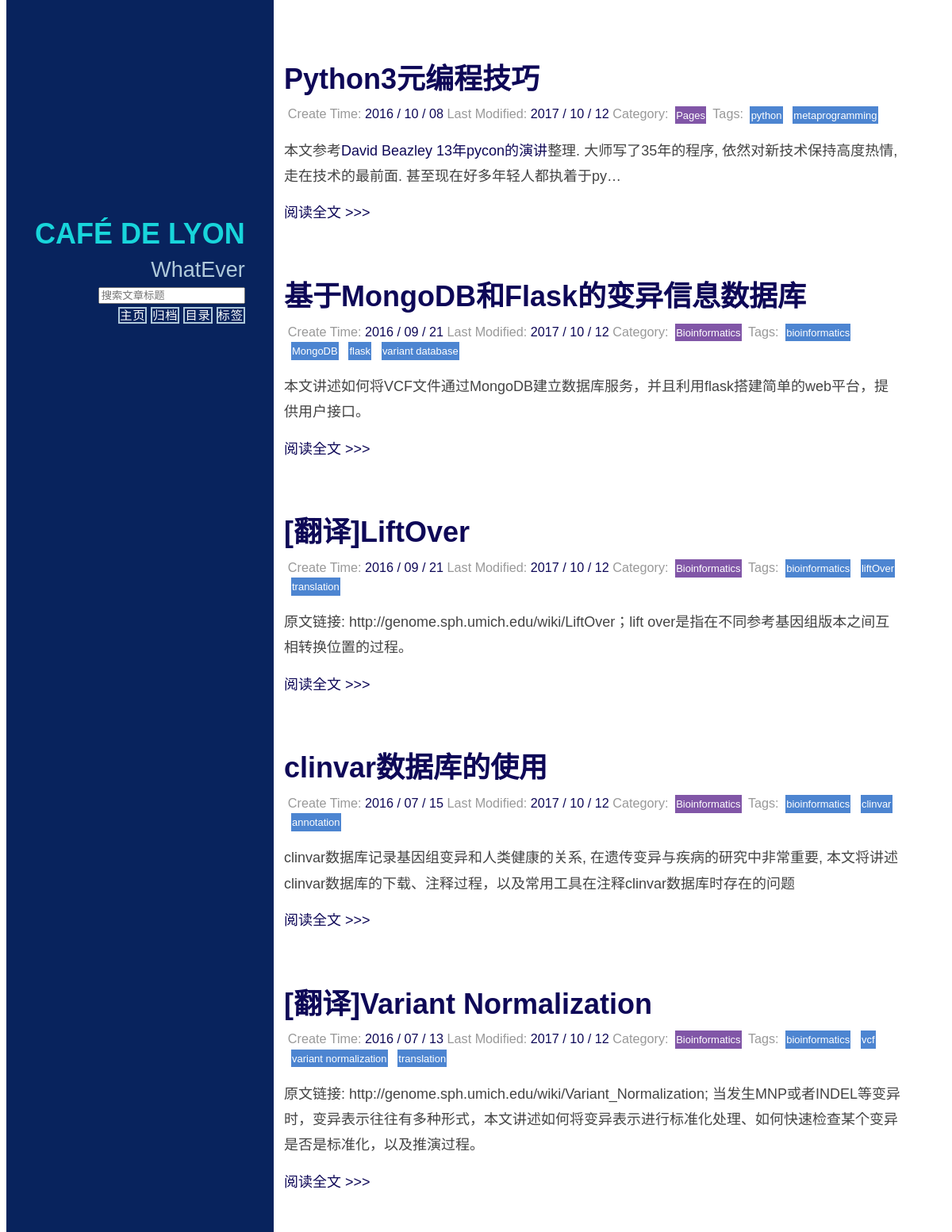
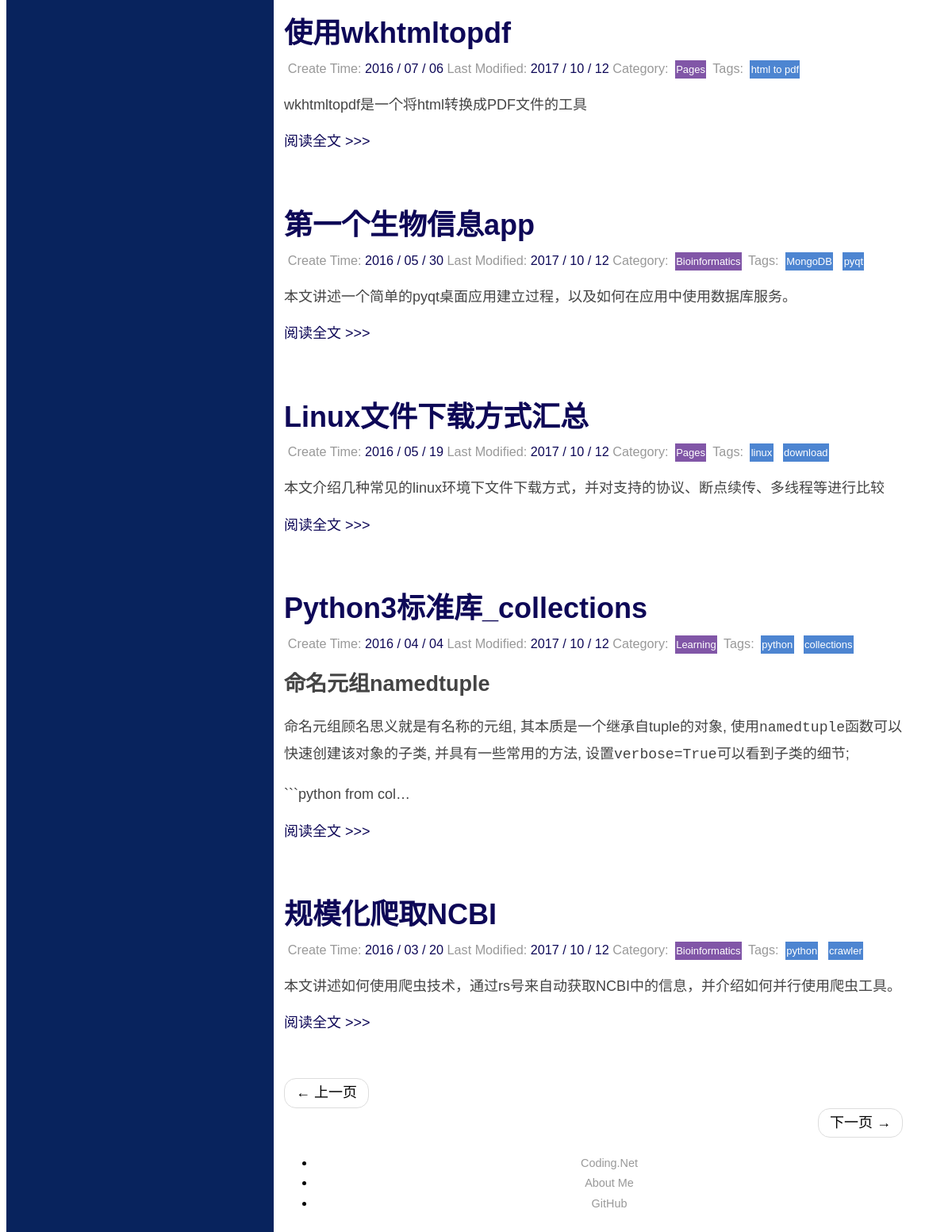
Screenshot of /?page=2 with the database file from the repository (2 pictures, top to bottom).
### blog1/models.py (models this page shows, shortened)
class Article(models.Model):
    title = models.CharField(max_length=70)
    content = models.TextField(blank=None, null=True)
    created_time = models.DateTimeField()
    modified_time = models.DateTimeField()
    abstract = models.TextField(blank=True, null=True)
    category = models.ForeignKey(Category)
    tags = models.ManyToManyField(Tag, blank=True)
    author = models.ForeignKey(User, blank=None, null=True)
    count_read = models.IntegerField(default=0)
    count_comment = models.IntegerField(default=0)
    class Meta:
        ordering = ['-created_time']

class Category(models.Model):
    name = models.CharField(max_length=100)
    def __str__(self):
        return self.name

class Tag(models.Model):
    name = models.CharField(max_length=100)
    def __str__(self):
        return self.name

### blog1/views.py (the view)
# urls.py: url(r'^$', views.home, name='home'),
def home(request):
    posts = Article.objects.all()
    paginator = Paginator(posts, 10)
    page = request.GET.get('page')
    try:
        post_list = paginator.page(page)
    except PageNotAnInteger:
        post_list = paginator.page(1)
    except EmptyPage:
        post_list = paginator.page(paginator.num_pages)
    return render(request, 'home.html', {'post_list': post_list})

### blog1/templatetags/custom_markdown.py (called while the page is built)
@register.filter(is_safe=True)  # 注册template filter
@stringfilter  # 希望字符串作为参数
def custom_markdown(value):
    return mark_safe(markdown.markdown(value,
                                       extensions=['markdown.extensions.fenced_code',
                                                   'markdown.extensions.codehilite'],
                                       safe_mode=True,
                                       enable_attributes=False))

### templates/home.html
{% extends "base.html" %}
{% load custom_markdown %}
{% block content %}
    <div class="posts">
        {% for post in post_list %}
            <section class="post">
                {% include 'post_header_simple.html' %}
                {% include 'post_abstract.html' %}
            </section>
        {% endfor %}
        {% include 'post_page.html' %}
    </div>
{% endblock %}

### templates/post_header_simple.html
<header class="post-header">
    <h2 class="post-title"><a href="{% url "detail" post_id=post.id %}">{{ post.title }}</a></h2>
    <p class="post-meta">
        Create Time: <a class="post-author" href="#">{{ post.created_time |date:"Y / m / d" }}</a>
        Last Modified: <a class="post-author" href="#">{{ post.modified_time |date:"Y / m / d" }}</a>
        Category: <a class="post-category post-category-yui"
                     href="{% url 'search_category' category_id=post.category.id %}">{{ post.category }}</a>
        Tags:
        {% for tag in post.tags.all %}
            <a class="post-category post-category-pure"
               href="{% url 'search_tag' tag_id=tag.id %}">{{ tag }}</a>
        {% endfor %}
    </p>
</header>

### templates/post_abstract.html
{% load custom_markdown %}
<div class="post-description">
    {% if post.abstract %}
        <p>
            {{ post.abstract | custom_markdown }}
        </p>
    {% else %}
        <p>
            {{ post.content | truncatechars:150 | custom_markdown }}
        </p>
    {% endif %}
</div>
<a class="pure-button" href="{% url "detail" post_id=post.id %}">阅读全文 >>> </a>

### static/css/blog.css (style rules this page uses)
* { -webkit-box-sizing: border-box; -moz-box-sizing: border-box; box-sizing: border-box; }
body { font-family: Arial, "Microsoft YaHei New", "Microsoft Yahei", "微软雅黑", "宋体", "SimSun", "STXihei", "华文细黑", sans-serif, Helvetica, Arial, Sans-Serif; font-size: 18px; line-height: 1.428; }
a { text-decoration: none; color: rgb(14, 8, 87); }
.post { padding-bottom: 2em; }
.post-title { font-size: 2em; color: #222; margin-bottom: 0.2em; }
.post-description { font-family: inherit; color: #444; line-height: 1.8em; }
.post-meta { color: #999; font-size: 90%; margin: 0.3em; }
.post-category { margin: 0.3em 0.3em; padding: 0.3em 0.1em; color: #fff; background: #999; font-size: 80%; }
.post-category-pure { background: #4d85d1; }
.post-category-yui { background: #8156a7; }

### rows the page displays
Article: title "Python3元编程技巧", created_time "2016 / 10 / 08", modified_time "2017 / 10 / 12", category "Pages", content|custom_markdown "本文参考 David Beazley 13年pycon的演讲 整理. 大师写了35年的程序, 依然对新技术保持高度热情, 走在技术的最前面. 甚至现在好多年轻人都执着于py…"
Tag: name "python"
Tag: name "metaprogramming"
Article: title "基于MongoDB和Flask的变异信息数据库", created_time "2016 / 09 / 21", modified_time "2017 / 10 / 12", category "Bioinformatics", abstract|custom_markdown "本文讲述如何将VCF文件通过MongoDB建立数据库服务，并且利用flask搭建简单的web平台，提供用户接口。"
Tag: name "bioinformatics"
Tag: name "MongoDB"
Tag: name "flask"
Tag: name "variant database"
Article: title "[翻译]LiftOver", created_time "2016 / 09 / 21", modified_time "2017 / 10 / 12", category "Bioinformatics", abstract|custom_markdown "原文链接: http://genome.sph.umich.edu/wiki/LiftOver；lift over是指在不同参考基因组版本之间互相转换位置的过程。"
Tag: name "liftOver"
Tag: name "translation"
Article: title "clinvar数据库的使用", created_time "2016 / 07 / 15", modified_time "2017 / 10 / 12", category "Bioinformatics", abstract|custom_markdown "clinvar数据库记录基因组变异和人类健康的关系, 在遗传变异与疾病的研究中非常重要, 本文将讲述clinvar数据库的下载、注释过程，以及常用工具在注释clinvar数据库时存在的问题"
Tag: name "clinvar"
Tag: name "annotation"
Article: title "[翻译]Variant Normalization", created_time "2016 / 07 / 13", modified_time "2017 / 10 / 12", category "Bioinformatics", abstract|custom_markdown "原文链接: http://genome.sph.umich.edu/wiki/Variant_Normalization; 当发生MNP或者INDEL等变异时，变异表示往往有多种形式，本文讲述如何将变异表示进行标准化处理、如何快速检查某个变异是否是标准化，以及推演过程。"
Tag: name "vcf"
Tag: name "variant normalization"
Article: title "使用wkhtmltopdf", created_time "2016 / 07 / 06", modified_time "2017 / 10 / 12", category "Pages", abstract|custom_markdown "wkhtmltopdf是一个将html转换成PDF文件的工具"
Tag: name "html to pdf"
Article: title "第一个生物信息app", created_time "2016 / 05 / 30", modified_time "2017 / 10 / 12", category "Bioinformatics", abstract|custom_markdown "本文讲述一个简单的pyqt桌面应用建立过程，以及如何在应用中使用数据库服务。"
Tag: name "pyqt"
Article: title "Linux文件下载方式汇总", created_time "2016 / 05 / 19", modified_time "2017 / 10 / 12", category "Pages", abstract|custom_markdown "本文介绍几种常见的linux环境下文件下载方式，并对支持的协议、断点续传、多线程等进行比较"
Tag: name "linux"
Tag: name "download"
Article: title "Python3标准库_collections", created_time "2016 / 04 / 04", modified_time "2017 / 10 / 12", category "Learning", content|custom_markdown "命名元组namedtuple 命名元组顾名思义就是有名称的元组, 其本质是一个继承自tuple的对象, 使用 namedtuple 函数可以快速创建该对象的子类, 并具有一些常用的方法, 设置 verbose=True 可以看到子类的细节; ```python from col…"
Tag: name "collections"
Article: title "规模化爬取NCBI", created_time "2016 / 03 / 20", modified_time "2017 / 10 / 12", category "Bioinformatics", abstract|custom_markdown "本文讲述如何使用爬虫技术，通过rs号来自动获取NCBI中的信息，并介绍如何并行使用爬虫工具。"
Tag: name "crawler"
